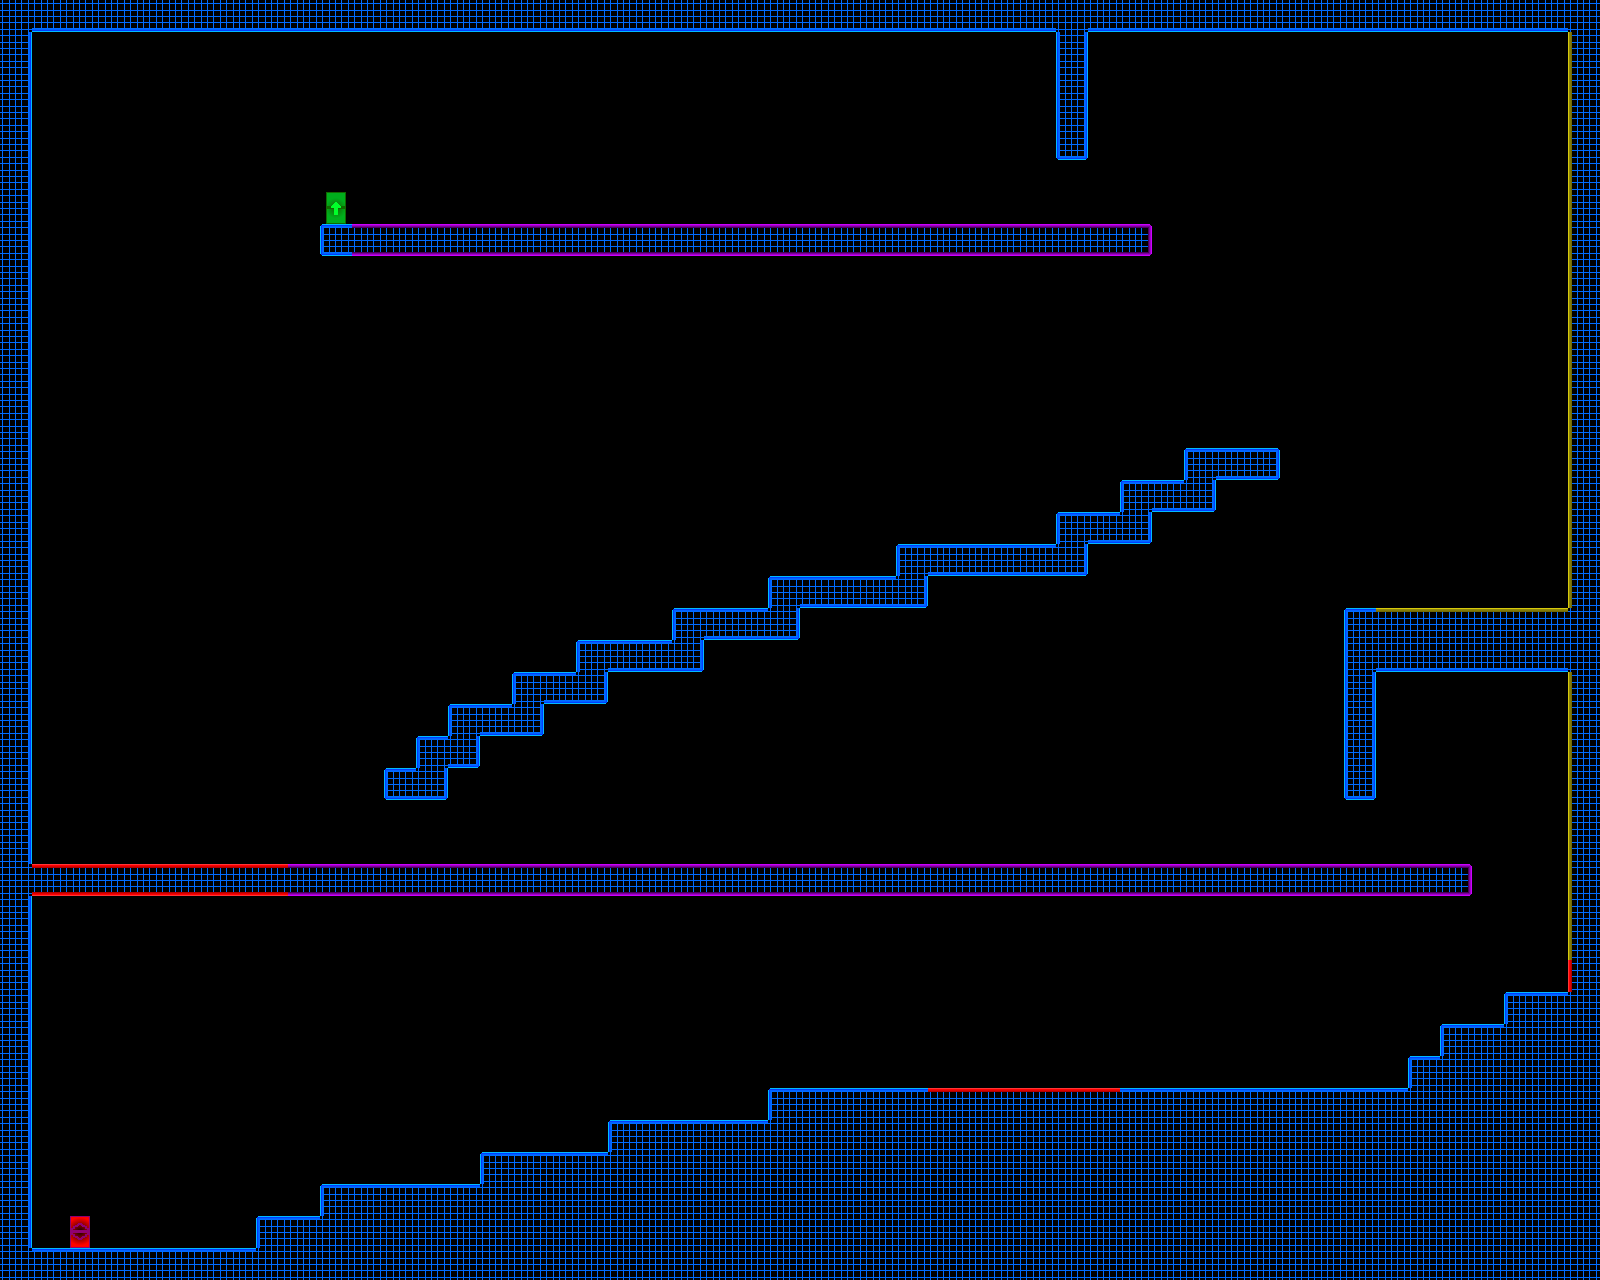

The image is a tile-based game level rendered from a .tmx file. Its description and source (layers, tilesets, objects; grid data summarised) follow:
An orthogonal 50x40 tile map with 32x32 px tiles, 1 tile layer (Livello tile 1) and 36 objects.

<map version="1.0" orientation="orthogonal" renderorder="right-down" width="50" height="40" tilewidth="32" tileheight="32" nextobjectid="41">
 <tileset firstgid="1" name="TestTile" tilewidth="32" tileheight="32" tilecount="99">
  <image source="resources/tiles/TestTile.png" width="352" height="288" />
 </tileset>
 <layer name="Livello tile 1" width="50" height="40">
  <data>[2000 cells, 489 non-empty, 22 distinct tile ids]</data>
 </layer>
 <objectgroup name="Triggers" visible="0">
  <object id="1" x="288" y="864" width="1184" height="32">
   <properties>
    <property name="blocker" value="tbr" />
    <property name="slide" value="-300" />
   </properties>
  </object>
  <object id="2" x="32" y="864" width="256" height="32">
   <properties>
    <property name="deadly" value="tb" />
   </properties>
  </object>
  <object id="3" x="32" y="1248" width="224" height="32">
   <properties>
    <property name="blocker" value="t" />
   </properties>
  </object>
  <object id="4" x="256" y="1216" width="64" height="32">
   <properties>
    <property name="blocker" value="tl" />
   </properties>
  </object>
  <object id="5" x="320" y="1184" width="160" height="32">
   <properties>
    <property name="blocker" value="tl" />
   </properties>
  </object>
  <object id="6" x="480" y="1152" width="128" height="32">
   <properties>
    <property name="blocker" value="tl" />
   </properties>
  </object>
  <object id="7" x="608" y="1120" width="160" height="32">
   <properties>
    <property name="blocker" value="tl" />
   </properties>
  </object>
  <object id="8" x="768" y="1088" width="160" height="32">
   <properties>
    <property name="blocker" value="tl" />
   </properties>
  </object>
  <object id="9" x="928" y="1088" width="192" height="32">
   <properties>
    <property name="deadly" value="t" />
   </properties>
  </object>
  <object id="10" x="1120" y="1088" width="288" height="32">
   <properties>
    <property name="blocker" value="t" />
   </properties>
  </object>
  <object id="12" x="1408" y="1056" width="32" height="32">
   <properties>
    <property name="blocker" value="tl" />
   </properties>
  </object>
  <object id="13" x="1440" y="1024" width="64" height="32">
   <properties>
    <property name="blocker" value="tl" />
   </properties>
  </object>
  <object id="14" x="1504" y="992" width="64" height="32">
   <properties>
    <property name="blocker" value="tl" />
   </properties>
  </object>
  <object id="16" x="64" y="1216" width="32" height="32">
   <properties>
    <property name="playerEntrance" value="" />
   </properties>
  </object>
  <object id="17" x="0" y="0" width="32" height="1280">
   <properties>
    <property name="blocker" value="r" />
   </properties>
  </object>
  <object id="18" x="1344" y="608" width="32" height="192">
   <properties>
    <property name="blocker" value="tblr" />
   </properties>
  </object>
  <object id="19" x="1376" y="608" width="192" height="64">
   <properties>
    <property name="blocker" value="b" />
    <property name="bouncy" value="t" />
    <property name="power" value="1000" />
   </properties>
  </object>
  <object id="20" x="1568" y="672" width="32" height="288">
   <properties>
    <property name="bouncy" value="l" />
    <property name="power" value="500" />
   </properties>
  </object>
  <object id="21" x="1568" y="960" width="32" height="32">
   <properties>
    <property name="deadly" value="l" />
   </properties>
  </object>
  <object id="22" x="1568" y="32" width="32" height="576">
   <properties>
    <property name="bouncy" value="l" />
    <property name="power" value="1000" />
   </properties>
  </object>
  <object id="23" x="32" y="0" width="1568" height="32">
   <properties>
    <property name="blocker" value="b" />
   </properties>
  </object>
  <object id="24" x="320" y="224" width="32" height="32">
   <properties>
    <property name="blocker" value="tbl" />
   </properties>
  </object>
  <object id="25" x="352" y="224" width="800" height="32">
   <properties>
    <property name="blocker" value="tbr" />
    <property name="slide" value="-300" />
   </properties>
  </object>
  <object id="27" x="1056" y="32" width="32" height="128">
   <properties>
    <property name="blocker" value="tbrl" />
   </properties>
  </object>
  <object id="29" x="384" y="768" width="64" height="32">
   <properties>
    <property name="blocker" value="tblr" />
   </properties>
  </object>
  <object id="30" x="416" y="736" width="64" height="32">
   <properties>
    <property name="blocker" value="tblr" />
   </properties>
  </object>
  <object id="31" x="448" y="704" width="96" height="32">
   <properties>
    <property name="blocker" value="tblr" />
   </properties>
  </object>
  <object id="32" x="512" y="672" width="96" height="32">
   <properties>
    <property name="blocker" value="tblr" />
   </properties>
  </object>
  <object id="33" x="576" y="640" width="128" height="32">
   <properties>
    <property name="blocker" value="tblr" />
   </properties>
  </object>
  <object id="34" x="672" y="608" width="128" height="32">
   <properties>
    <property name="blocker" value="tblr" />
   </properties>
  </object>
  <object id="35" x="768" y="576" width="160" height="32">
   <properties>
    <property name="blocker" value="tblr" />
   </properties>
  </object>
  <object id="36" x="896" y="544" width="192" height="32">
   <properties>
    <property name="blocker" value="tblr" />
   </properties>
  </object>
  <object id="37" x="1056" y="512" width="96" height="32">
   <properties>
    <property name="blocker" value="tblr" />
   </properties>
  </object>
  <object id="38" x="1120" y="480" width="96" height="32">
   <properties>
    <property name="blocker" value="tblr" />
   </properties>
  </object>
  <object id="39" x="1184" y="448" width="96" height="32">
   <properties>
    <property name="blocker" value="tblr" />
   </properties>
  </object>
  <object id="40" x="320" y="192" width="32" height="32">
   <properties>
    <property name="playerExit" value="" />
   </properties>
  </object>
 </objectgroup>
</map>
